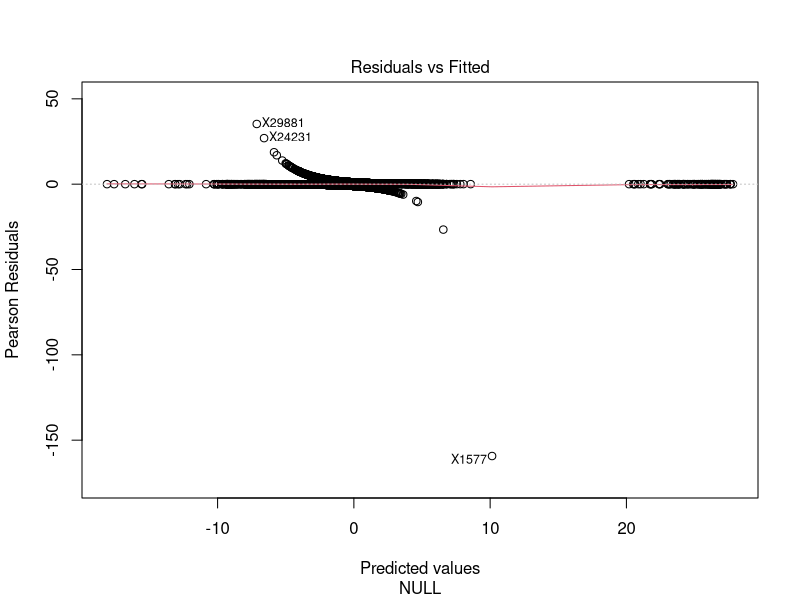
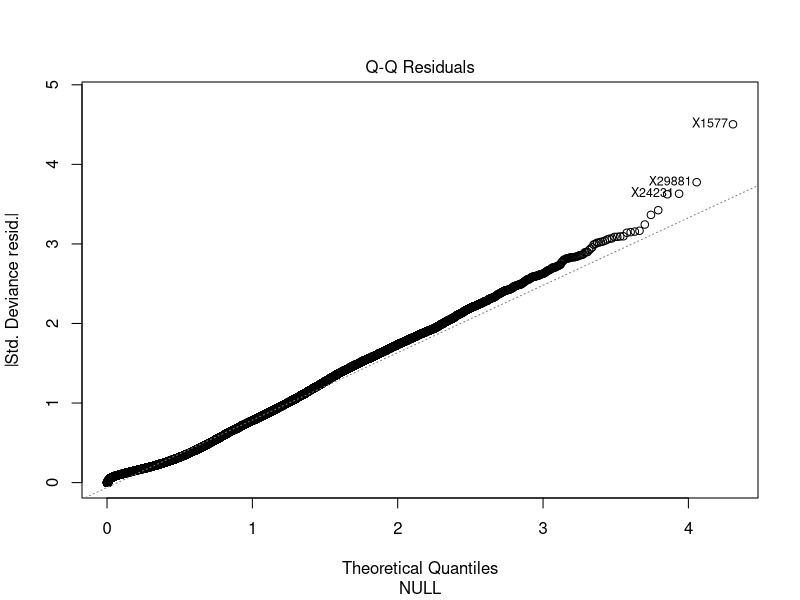
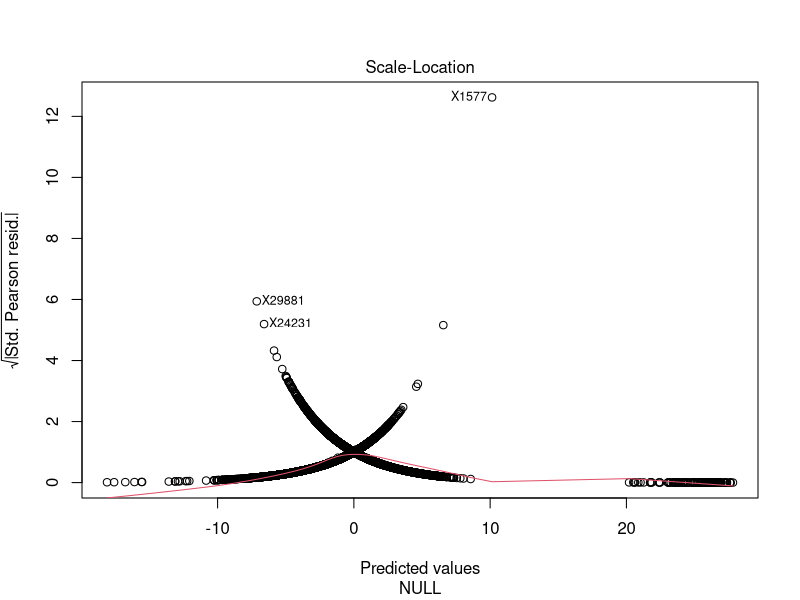
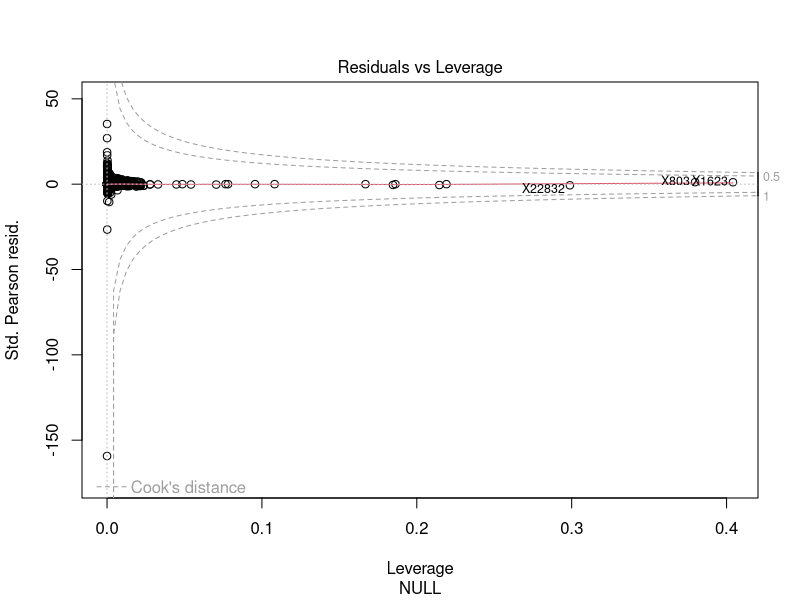

The R script that drew these images, in order: (Note: this script raises an error after producing the figures.)
## ---- chunk 1
knitr::opts_chunk$set(echo = TRUE)
## ---- chunk 2
setwd("C:\\Users\\user\\Documents\\HKU\\Y3 s1\\STAT3612 Statistical Machine Learning\\Project")
IncomeData = read.csv("clean.csv")
IncomeData[sapply(IncomeData, is.character)] <- lapply(IncomeData[sapply(IncomeData, is.character)], as.factor)
head(IncomeData)
## ---- chunk 3
set.seed(12L)
library(caret)
mycontrol <- trainControl(summaryFunction = twoClassSummary, method="cv", number=10, classProbs = TRUE)
## ---- chunk 4

## ---- chunk 5
#train model
logistic_mod = train(income ~.,
  data = IncomeData,
  trControl = mycontrol,
  metric="ROC",
  #preProcess = c("center", "scale"),
  method = "glm"
)
print(logistic_mod)
## ---- chunk 6
summary(logistic_mod)
## ---- chunk 7
names(IncomeData)
## ---- chunk 8
logistic_mod2 = train(income ~. -education.num,
  data = IncomeData,
  trControl = mycontrol,
  metric="ROC",
  #preProcess = c("center", "scale"),
  method = "glm"
)
## ---- chunk 9
anova(logistic_mod$finalModel, logistic_mod2$finalModel, test = "Chisq")
## ---- chunk 10
LogitModel = logistic_mod$finalModel
plot(LogitModel)
## ---- chunk 11
r <- residuals(LogitModel)
temp = abs(r)
temp = order(temp,decreasing = TRUE)
IncomeData[temp[1:15],]
## ---- chunk 12
levels(IncomeData$workclass)
## ---- chunk 13
levels(IncomeData$occupation)
## ---- chunk 14
levels(IncomeData$race)
## ---- chunk 15
levels(IncomeData$workclass) = c("Government","Government","Private","Self.emp","Self.emp","Government","Without.pay")
## ---- chunk 16
levels(IncomeData$race) = c("Other", "Other", "Black", "Other", "white")
## ---- chunk 17
levels()
## ---- chunk 18
logistic_mod3 = train(income ~.^2,
  data = IncomeData,
  trControl = mycontrol,
  metric="ROC",
  method = "glm"
)
print(logistic_mod3)
## ---- chunk 19
mycontrol <- trainControl(summaryFunction = twoClassSummary, method="cv", number=10, classProbs = TRUE, savePredictions = TRUE)
#train model
logistic_mod2 = train(income ~.^2,
  data = IncomeData,
  trControl = mycontrol,
  metric="ROC",
  method = "glm"
)
print(logistic_mod2)
## ---- chunk 20
pred = predict(logistic_mod)
pred2 = predict(logistic_mod2$pred)
confusionMatrix(pred,IncomeData$income)
confusionMatrix(pred2,IncomeData$income)
